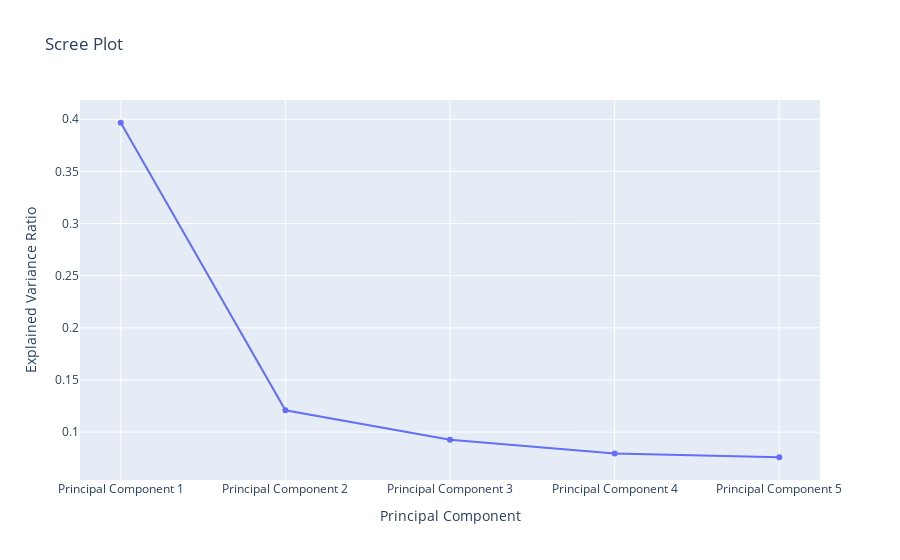

The notebook cell saved with this chart:
### Code cell
import pandas as pd
from sklearn.preprocessing import StandardScaler
from sklearn.decomposition import PCA
import numpy as np
import plotly.graph_objects as go

# Supponiamo che 'df_log' sia il DataFrame contenente le variabili log trasformate
# Selezionare solo le variabili numeriche
df_numeric = df_log.select_dtypes(include=[float, int])

# Standardizzare i dati prima di applicare la PCA
scaler = StandardScaler()
df_standardized = scaler.fit_transform(df_numeric)

# Applicare la PCA con 5 componenti principali
num_components = 5
pca = PCA(n_components=num_components)
principal_components = pca.fit_transform(df_standardized)

# Creare un DataFrame con le componenti principali
df_pca = pd.DataFrame(data=principal_components, columns=[f'Principal Component {i+1}' for i in range(num_components)])

# Aggiungere i nomi delle variabili originali come indice del DataFrame
df_pca.index = df_numeric.index

# Visualizzare la variabilità spiegata delle variabili
explained_variance_ratio = pca.explained_variance_ratio_
explained_variance_df = pd.DataFrame({
    'Principal Component': [f'Principal Component {i+1}' for i in range(num_components)],
    'Explained Variance Ratio': explained_variance_ratio[:num_components]
})

# Calcolare la somma totale della variabilità spiegata
total_explained_variance = explained_variance_ratio.sum()
print(f"Total Explained Variance: {total_explained_variance}")

# Loadings (senza rotazione)
loadings = pca.components_.T * np.sqrt(pca.explained_variance_)

# Creare un DataFrame per i loadings con i nomi delle variabili
loadings_df = pd.DataFrame(loadings, index=df_numeric.columns, columns=[f'Principal Component {i+1}' for i in range(num_components)])

# Calcolare la stima delle comunanze finali
communalities = np.sum(loadings_df**2, axis=1)
communalities_df = pd.DataFrame(communalities, columns=['Communalities'])

# Visualizzare le comunanze finali
print(communalities_df)

# Visualizzare i loadings
print(loadings_df)

# Creare lo scree plot con linee e punti utilizzando Plotly
fig = go.Figure()

fig.add_trace(go.Scatter(
    x=explained_variance_df['Principal Component'],
    y=explained_variance_df['Explained Variance Ratio'],
    mode='lines+markers',
    name='Explained Variance Ratio'
))

fig.update_layout(
    title='Scree Plot',
    xaxis_title='Principal Component',
    yaxis_title='Explained Variance Ratio'
)

fig.show()

### Figure 1 — Plotly figure (JSON) as saved in the notebook; plotly's stock layout.template omitted (floating-point values rounded to 4 significant figures)
{"data": [{"mode": "lines+markers", "name": "Explained Variance Ratio", "type": "scatter", "x": ["Principal Component 1", "Principal Component 2", "Principal Component 3", "Principal Component 4", "Principal Component 5"], "y": [0.3966, 0.1208, 0.09264, 0.07932, 0.07583]}], "layout": {"title": {"text": "Scree Plot"}, "xaxis": {"title": {"text": "Principal Component"}}, "yaxis": {"title": {"text": "Explained Variance Ratio"}}}}
